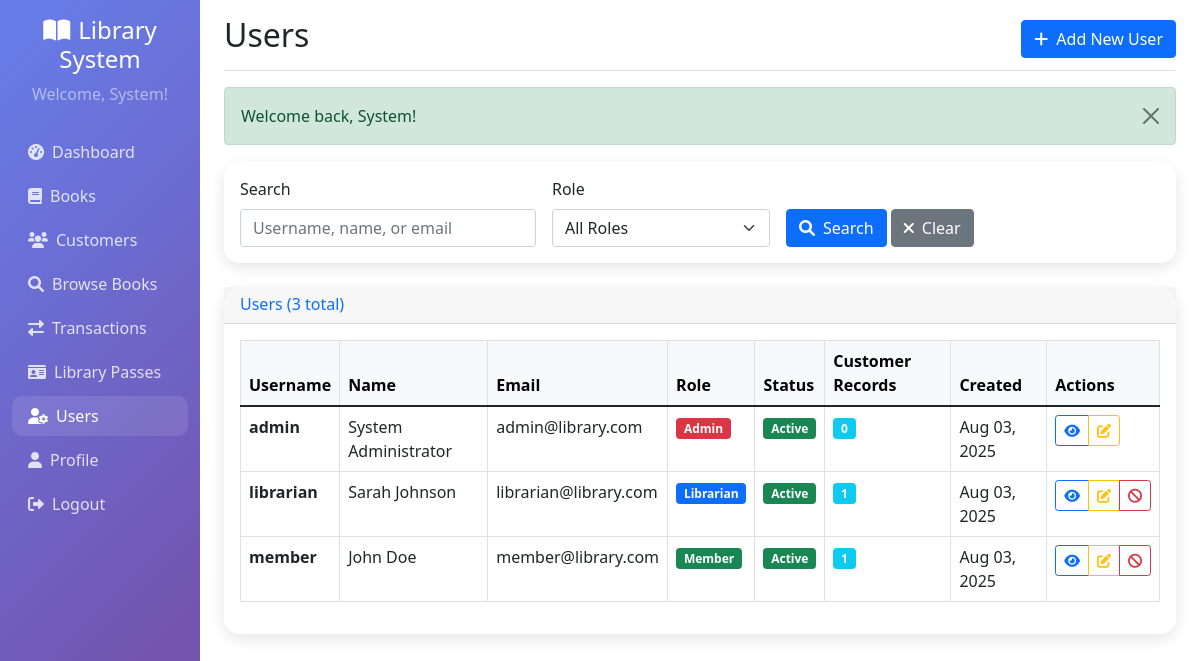
Screenshot of /users/index.php (signed in) with the database file from the repository.
### tables this page shows
CREATE TABLE users (
    id INT PRIMARY KEY AUTO_INCREMENT,
    username VARCHAR(50) UNIQUE NOT NULL,
    email VARCHAR(100) UNIQUE NOT NULL,
    password VARCHAR(255) NOT NULL,
    role ENUM('admin', 'librarian', 'member') NOT NULL DEFAULT 'member',
    first_name VARCHAR(50) NOT NULL,
    last_name VARCHAR(50) NOT NULL,
    phone VARCHAR(20),
    address TEXT,
    created_at TIMESTAMP DEFAULT CURRENT_TIMESTAMP,
    updated_at TIMESTAMP DEFAULT CURRENT_TIMESTAMP ON UPDATE CURRENT_TIMESTAMP,
    is_active BOOLEAN DEFAULT TRUE
);

### includes/functions.php (called while the page is built, shortened)
<?php
function getFlashMessage() {
    if (isset($_SESSION['flash'])) {
        $flash = $_SESSION['flash'];
        return $flash;
    }
    return null;
}
function formatDate($date) {
    return date('M d, Y', strtotime($date));
}
?>

### users/index.php (the view, shortened to what this page needs)
<?php
require_once '../includes/functions.php';
$pdo = getConnection();
$search = isset($_GET['search']) ? sanitizeInput($_GET['search']) : '';
$params = [];
$where_clause = '';
$page = isset($_GET['page']) ? (int)$_GET['page'] : 1;
$per_page = 15;
$offset = ($page - 1) * $per_page;
$count_query = "
    SELECT COUNT(*) as total
    FROM users u
    $where_clause
";
$stmt = $pdo->prepare($count_query);
$stmt->execute($params);
$total_users = $stmt->fetch()['total'];
$query = "
    SELECT u.*,
           (SELECT COUNT(*) FROM customers c WHERE c.user_id = u.id) as customer_count
    FROM users u
    $where_clause
    ORDER BY u.created_at DESC
    LIMIT $per_page OFFSET $offset
";
$stmt = $pdo->prepare($query);
$stmt->execute($params);
$users = $stmt->fetchAll();
?>
<!DOCTYPE html>
<html lang="en">
<head>
    <link href="https://cdn.jsdelivr.net/npm/bootstrap@5.1.3/dist/css/bootstrap.min.css" rel="stylesheet">
    <link href="https://cdnjs.cloudflare.com/ajax/libs/font-awesome/6.0.0/css/all.min.css" rel="stylesheet">
</head>
<body>
    <div class="container-fluid">
        <div class="row">
            <nav class="col-md-3 col-lg-2 d-md-block sidebar collapse">
                <div class="position-sticky pt-3">
                    <div class="text-center mb-4">
                        <h4 class="text-white"><i class="fas fa-book-open me-2"></i>Library System</h4>
                        <p class="text-white-50">Welcome, <?php echo $_SESSION['first_name']; ?>!</p>
                    </div>
                    <ul class="nav flex-column">
                        <li class="nav-item">
                            <a class="nav-link" href="../dashboard.php">
                                <i class="fas fa-tachometer-alt me-2"></i>Dashboard
                            </a>
                        </li>
                        <li class="nav-item">
                            <a class="nav-link" href="../books/">
                                <i class="fas fa-book me-2"></i>Books
                            </a>
                        </li>
                        <li class="nav-item">
                            <a class="nav-link" href="../customers/">
                                <i class="fas fa-users me-2"></i>Customers
                            </a>
                        </li>
                        <li class="nav-item">
                            <a class="nav-link" href="../books/browse.php">
                                <i class="fas fa-search me-2"></i>Browse Books
                            </a>
                        </li>
                        <li class="nav-item">
                            <a class="nav-link" href="../transactions/">
                                <i class="fas fa-exchange-alt me-2"></i>Transactions
                            </a>
                        </li>
                        <li class="nav-item">
                            <a class="nav-link" href="../passes/">
                                <i class="fas fa-id-card me-2"></i>Library Passes
                            </a>
                        </li>
                        <li class="nav-item">
                            <a class="nav-link active" href="index.php">
                                <i class="fas fa-user-cog me-2"></i>Users
                            </a>
                        </li>
                        <li class="nav-item">
                            <a class="nav-link" href="../profile.php">
                                <i class="fas fa-user me-2"></i>Profile
                            </a>
                        </li>
                        <li class="nav-item">
                            <a class="nav-link" href="../auth/logout.php">
                                <i class="fas fa-sign-out-alt me-2"></i>Logout
                            </a>
                        </li>
                    </ul>
                </div>
            </nav>
            <main class="col-md-9 ms-sm-auto col-lg-10 px-md-4">
                <div class="d-flex justify-content-between flex-wrap flex-md-nowrap align-items-center pt-3 pb-2 mb-3 border-bottom">
                    <h1 class="h2">Users</h1>
                    <div class="btn-toolbar mb-2 mb-md-0">
                        <a href="add.php" class="btn btn-primary">
                            <i class="fas fa-plus me-2"></i>Add New User
                        </a>
                    </div>
                </div>
                <?php
                $flash = getFlashMessage();
                if ($flash):
                ?>
                    <div class="alert alert-<?php echo $flash['type']; ?> alert-dismissible fade show" role="alert">
                        <?php echo $flash['message']; ?>
                        <button type="button" class="btn-close" data-bs-dismiss="alert"></button>
                    </div>
                <?php endif; ?>
                <div class="card mb-4">
                    <div class="card-body">
                        <form method="GET" class="row g-3">
                            <div class="col-md-4">
                                <label for="search" class="form-label">Search</label>
                                <input type="text" class="form-control" id="search" name="search"
                                       value="<?php echo htmlspecialchars($search); ?>"
                                       placeholder="Username, name, or email">
                            </div>
                            <div class="col-md-3">
                                <label for="role" class="form-label">Role</label>
                                <select class="form-select" id="role" name="role">
                                    <option value="">All Roles</option>
                                </select>
                            </div>
                            <div class="col-md-3">
                                <label class="form-label">&nbsp;</label>
                                <div>
                                    <button type="submit" class="btn btn-primary">
                                        <i class="fas fa-search me-2"></i>Search
                                    </button>
                                    <a href="index.php" class="btn btn-secondary">
                                        <i class="fas fa-times me-2"></i>Clear
                                    </a>
                                </div>
                            </div>
                        </form>
                    </div>
                </div>
                <div class="card">
                    <div class="card-header">
                        <h6 class="m-0 font-weight-bold text-primary">
                            Users (<?php echo $total_users; ?> total)
                        </h6>
                    </div>
                    <div class="card-body">
                        <?php if (empty($users)): ?>
                            <p class="text-muted text-center py-4">No users found.</p>
                        <?php else: ?>
                            <div class="table-responsive">
                                <table class="table table-bordered table-hover">
                                    <thead class="table-light">
                                        <tr>
                                            <th>Username</th>
                                            <th>Name</th>
                                            <th>Email</th>
                                            <th>Role</th>
                                            <th>Status</th>
                                            <th>Customer Records</th>
                                            <th>Created</th>
                                            <th>Actions</th>
                                        </tr>
                                    </thead>
                                    <tbody>
                                        <?php foreach ($users as $user): ?>
                                            <tr>
                                                <td>
                                                    <strong><?php echo htmlspecialchars($user['username']); ?></strong>
                                                </td>
                                                <td>
                                                    <?php echo htmlspecialchars($user['first_name'] . ' ' . $user['last_name']); ?>
                                                </td>
                                                <td>
                                                    <?php echo htmlspecialchars($user['email']); ?>
                                                </td>
                                                <td>
                                                    <span class="badge bg-<?php
                                                        echo $user['role'] === 'admin' ? 'danger' :
                                                            ($user['role'] === 'librarian' ? 'primary' : 'success');
                                                    ?>">
                                                        <?php echo ucfirst($user['role']); ?>
                                                    </span>
                                                </td>
                                                <td>
                                                    <?php if ($user['is_active']): ?>
                                                        <span class="badge bg-success">Active</span>
                                                    <?php else: ?>
                                                        <span class="badge bg-danger">Inactive</span>
                                                    <?php endif; ?>
                                                </td>
                                                <td>
                                                    <span class="badge bg-info"><?php echo $user['customer_count']; ?></span>
                                                </td>
                                                <td>
                                                    <?php echo formatDate($user['created_at']); ?>
                                                </td>
                                                <td>
                                                    <div class="btn-group" role="group">
                                                        <a href="view.php?id=<?php echo $user['id']; ?>"
                                                           class="btn btn-sm btn-outline-primary" title="View">
                                                            <i class="fas fa-eye"></i>
                                                        </a>
                                                        <a href="edit.php?id=<?php echo $user['id']; ?>"
                                                           class="btn btn-sm btn-outline-warning" title="Edit">
                                                            <i class="fas fa-edit"></i>
                                                        </a>
                                                        <?php if ($user['id'] != $_SESSION['user_id']): ?>
                                                            <?php if ($user['is_active']): ?>
                                                                <a href="deactivate.php?id=<?php echo $user['id']; ?>"
                                                                   class="btn btn-sm btn-outline-danger" title="Deactivate"
                                                                   onclick="return confirm('Are you sure you want to deactivate this user?')">
                                                                    <i class="fas fa-ban"></i>
                                                                </a>
                                                            <?php endif; ?>
                                                        <?php endif; ?>
                                                    </div>
                                                </td>
                                            </tr>
                                        <?php endforeach; ?>
                                    </tbody>
                                </table>
                            </div>
                        <?php endif; ?>
                    </div>
                </div>
            </main>
        </div>
    </div>
</body>
</html>

### users/index.php (style rules this page uses)
.sidebar { min-height: 100vh; background: linear-gradient(135deg, #667eea 0%, #764ba2 100%); }
.sidebar .nav-link { color: rgba(255, 255, 255, 0.8); border-radius: 10px; margin: 2px 0; }
.sidebar .nav-link:hover, .sidebar .nav-link.active { color: white; background: rgba(255, 255, 255, 0.1); }
.card { border-radius: 15px; border: none; box-shadow: 0 5px 15px rgba(0, 0, 0, 0.1); }

### rows the page displays
users: username "admin", first_name+last_name "System Administrator", email "admin@library.com", role "Admin", is_active "Active", customer_count "0", created_at "Aug 03, 2025"
users: username "librarian", first_name+last_name "Sarah Johnson", email "librarian@library.com", role "Librarian", is_active "Active", customer_count "1", created_at "Aug 03, 2025"
users: username "member", first_name+last_name "John Doe", email "member@library.com", role "Member", is_active "Active", customer_count "1", created_at "Aug 03, 2025"

### other values shown
$_SESSION['first_name'] "System"
$flash['message'] "Welcome back, System!"
$total_users "3"
